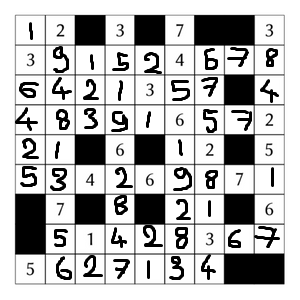
#> input picture grids-png/grille_2.jpeg, 300 x 300 px
$ python -i grid_reader.py   (imports and definitions only)
#> lines starting #> are read from the running program, lines starting #| are printed output that depends on the picture; after the words box and inside, x2 and y2 are one past the last pixel; in counts of white or black regions, pixels touching at a corner belong together
import os
import cv2
import numpy as np
import pytesseract

from sklearn.cluster import KMeans


pytesseract.pytesseract.tesseract_cmd = r'C:/Program Files/Tesseract-OCR/tesseract.exe'  # Ajuste le chemin si nécessaire

save_path = 'cells_images'

# [2 lines not run here, left out]

class TraitementImage():
    def __init__(self, image_path) -> None:
#> called with image_path = '../grids-png/grille_2.jpeg'
        self.image_path = image_path
        self.image = cv2.imread(self.image_path, 0)
#> self.image is the input picture: shape (300, 300); min 0, max 255, mean 186.3
        self.image_dimensions = self.image.shape
        self.image_black_and_white = cv2.threshold(self.image, 200, 255, cv2.THRESH_BINARY)[1]
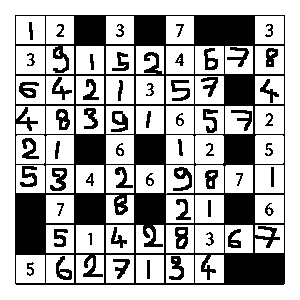
#> self.image_black_and_white: shape (300, 300); 68.5% white; 59 black regions

        self.color_image = cv2.cvtColor(self.image, cv2.COLOR_GRAY2BGR)

        self.FindCells(self.image_black_and_white)
        contour_image = cv2.drawContours(self.color_image.copy(), self.contours, -1, (255,0,0), 2)

        self.grid_dimension = self.FindMax()
        self.columns = self.classify_lines(self.cells_X, int(self.grid_dimension))
        self.rows = self.classify_lines(self.cells_Y, int(self.grid_dimension))

        self.grid_matrix = np.full((self.grid_dimension, self.grid_dimension), -1)

        for i in range(len(self.cells)):
            self.grid_matrix[self.rows[i]][self.columns[i]] = 0

        self.check_cells_color()
        self.read_cells_tesseract()

        # cv2.imshow('Grey Scaled', contour_image)
        # cv2.waitKey(0)

    def FindCells(self, image):
        self.contours, _ = cv2.findContours(image, cv2.RETR_TREE, cv2.CHAIN_APPROX_SIMPLE)
#> self.contours = 152 contours, 23 with area under 20; largest, box (x1, y1, x2, y2) and area: (0, 0, 300, 300) 89401, (14, 14, 286, 286) 73436, (255, 135, 284, 164) 782, (16, 135, 45, 164) 782, (195, 135, 224, 164) 782

        self.cells = []
        self.cell_images = []

        for cnt in self.contours:
            x, y, w, h = cv2.boundingRect(cnt)

            aspect_ratio = w/h

            area = cv2.contourArea(cnt)

            if 0.9 <= aspect_ratio <=1.1 and area>100 and w < self.image_dimensions[0]/3:
                self.cells.append(cnt)
#> this loop made 152 passes
#> (x, y, w, h, aspect_ratio, area) on passes 2, 3, 5: (14, 14, 272, 272, 1, 73436), (195, 255, 29, 28, 1.04, 574.5), (168, 255, 17, 26, 0.654, 238)
#> after the loop, self.cells = 70 contours; largest, box (x1, y1, x2, y2) and area: (255, 135, 284, 164) 782, (16, 135, 45, 164) 782, (195, 135, 224, 164) 782, (16, 255, 45, 283) 756, (195, 225, 224, 253) 756

        # Creation des images et enregistrement

        for idx, contour in enumerate(self.cells):
            x, y, w, h = cv2.boundingRect(contour)
            cell = image[y:y+h, x:x+w]
            self.cell_images.append(cell)
#> this loop made 70 passes
#> contour on passes 26, 27, 28, 33, 36, 37, 39, 40: [[106, 165], [106, 192], [133, 192], [133, 165]], [[76, 165], [76, 192], [103, 192], [103, 165]], [[46, 165], [46, 192], [73, 192], [73, 165]], [[106, 135], [106, 163], [133, 163], [133, 135]], [[255, 106], [255, 133], [283, 133], [283, 106]], [[225, 106], [225, 133], [252, 133], [252, 106]], [[195, 106], [195, 133], [223, 133], [223, 106]], [[166, 106], [166, 133], [193, 133], [193, 106]]
#> pass 1, in FindCells, `cell = image[y:y+h, x:x+w]`:
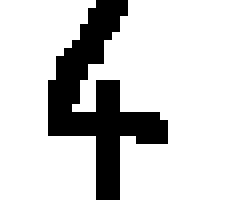
#> cell: shape (28, 29) (shown 8 times larger); 82.3% white; 1 black region, box (x1, y1, x2, y2) and area: (6, 0, 21, 25) 144
#> pass 2, in FindCells, `cell = image[y:y+h, x:x+w]`:
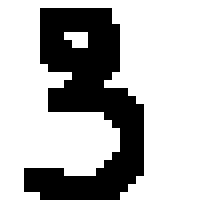
#> cell: shape (28, 28) (shown 8 times larger); 75.8% white; 1 black region, box (x1, y1, x2, y2) and area: (3, 1, 18, 25) 190
#> pass 3, in FindCells, `cell = image[y:y+h, x:x+w]`:
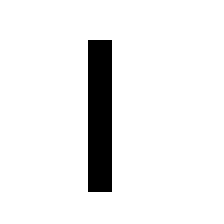
#> cell: shape (28, 28) (shown 8 times larger); 92.7% white; 1 black region, box (x1, y1, x2, y2) and area: (11, 5, 14, 24) 57
#> in __init__, `contour_image = cv2.drawContours(self.color_image.copy(), self.contour..`:
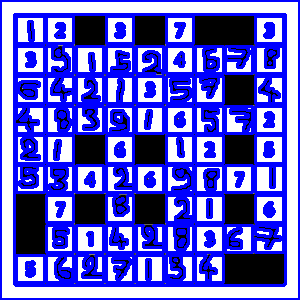
#> contour_image: shape (300, 300, 3); mean B, G, R 210.1, 95.5, 95.5

            # Sauvegarde de l'image de la cellule
        #     cv2.imwrite(os.path.join(save_path, f'cell_{idx}.png'), cell)
        # print('len cells : ', len(self.cells))

        return self.contours

    def GetNumberOnSameLine(self, x, L, seuil):
        SameLineElements = []

        for i in range(len(L)):

            if ((L[i] - seuil < x) and (L[i] + seuil > x)):
                SameLineElements.append(i)

        return(len(SameLineElements))

    def FindMax(self):
        self.cells_X = [float(cv2.boundingRect(i)[0]) for i in self.cells]
        self.cells_Y = [float(cv2.boundingRect(i)[1]) for i in self.cells]

        line_lenghts = []

        for cell in self.cells:
            x = cv2.boundingRect(cell)[0]
            y = cv2.boundingRect(cell)[1]
            line_lenghts.append(self.GetNumberOnSameLine(x, self.cells_X, 15))
            line_lenghts.append(self.GetNumberOnSameLine(y, self.cells_Y, 15))
#> this loop made 70 passes
#> cell on passes 2, 3, 4, 6, 7, 9, 10, 11: [[166, 255], [166, 282], [193, 282], [193, 255]], [[136, 255], [136, 282], [163, 282], [163, 255]], [[106, 255], [106, 282], [133, 282], [133, 255]], [[46, 255], [46, 282], [73, 282], [73, 255]], [[16, 255], [16, 282], [44, 282], [44, 255]], [[225, 225], [225, 252], [252, 252], [252, 225]], [[195, 225], [195, 252], [223, 252], [223, 225]], [[166, 225], [166, 252], [193, 252], [193, 225]]

        return(max(line_lenghts))

    def classify_lines(self, x_coords, n_clusters):
#> called with n_clusters = 11
        x_coords = np.array(x_coords).reshape(-1, 1)
        kmeans = KMeans(n_clusters=n_clusters, n_init=10)
        kmeans.fit(x_coords)
        labels = kmeans.labels_

        # Création d'un dictionnaire pour mapper l'abscisse médiane à l'étiquette de la colonne
        median_map = {}
        for label in set(labels):
            median_map[label] = np.median(x_coords[labels == label])
#> this loop made 11 passes
#> the loop in classify_lines (call 2), `for label in set(labels):` made 11 passes
#> the loop in __init__, `for i in range(len(self.cells)):` made 70 passes

        # Tri des labels en fonction de leur abscisse médiane
        sorted_labels = sorted(median_map, key=median_map.get)

        # Remplacement des labels par des numéros de colonne triés
        column_numbers = [sorted_labels.index(label) for label in labels]

        return np.array(column_numbers)

    def check_cells_color(self):
        self.cells_to_read_idxs = []
        for i in range(len(self.cell_images)):


            # Obtient les dimensions
            h, w = self.cell_images[i].shape

            # Calcule les nouvelles dimensions
            new_h = int(0.1 * h)
            new_w = int(0.1 * w)


            self.cell_images[i] = self.cell_images[i][new_h:h-new_h, new_w:w-new_w]

            if np.mean(self.cell_images[i])>245:
                self.grid_matrix[self.rows[i]][self.columns[i]] = 0
            else:
                self.cells_to_read_idxs.append(i)
#> this loop made 70 passes

    def read_cells_tesseract(self):
        for i in self.cells_to_read_idxs:
            # Seuillage pour améliorer la reconnaissance
            _, cell_thresh = cv2.threshold(self.cell_images[i], 0, 255, cv2.THRESH_BINARY_INV + cv2.THRESH_OTSU)

            kernel = np.ones((2,2),np.uint8)
            cell_thresh = cv2.morphologyEx(cell_thresh, cv2.MORPH_CLOSE, kernel)


            # Utilisation de Tesseract pour effectuer l'OCR
            text = pytesseract.image_to_string(cell_thresh, config='--psm 6')

            try:
                self.grid_matrix[self.rows[i]][self.columns[i]] = int(text)
            except ValueError:  # Pas de numéro reconnu
                print('Un chiffre a été mal lu par le programme ! Veuilliez modifier la valeur de la matrice à la main')
#> this loop made 1 pass
#> pass 1, in read_cells_tesseract, `_, cell_thresh = cv2.threshold(self.cell_images[i], 0, 255, cv2.THRESH..`:
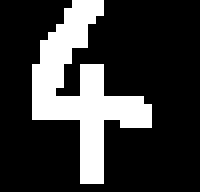
#> cell_thresh: shape (24, 25) (shown 8 times larger); 22.5% white; 1 white region, box (x1, y1, x2, y2) and area: (4, 0, 19, 23) 135
#> pass 1, in read_cells_tesseract, `cell_thresh = cv2.morphologyEx(cell_thresh, cv2.MORPH_CLOSE, kernel)`:
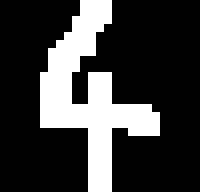
#> cell_thresh: shape (24, 25) (shown 8 times larger); 23.3% white; 1 white region, box (x1, y1, x2, y2) and area: (5, 0, 20, 24) 140

>>> result = TraitementImage('../grids-png/grille_2.jpeg').FindMax()
#> (the call stopped at in read_cells_tesseract, `text = pytesseract.image_to_string(cell_thresh, config='--psm 6')`: pytesseract is not available in this run)
#> the loop in FindMax (call 2), `for cell in self.cells:` made 70 passes

$ run again, on grids-png/grille_1.png
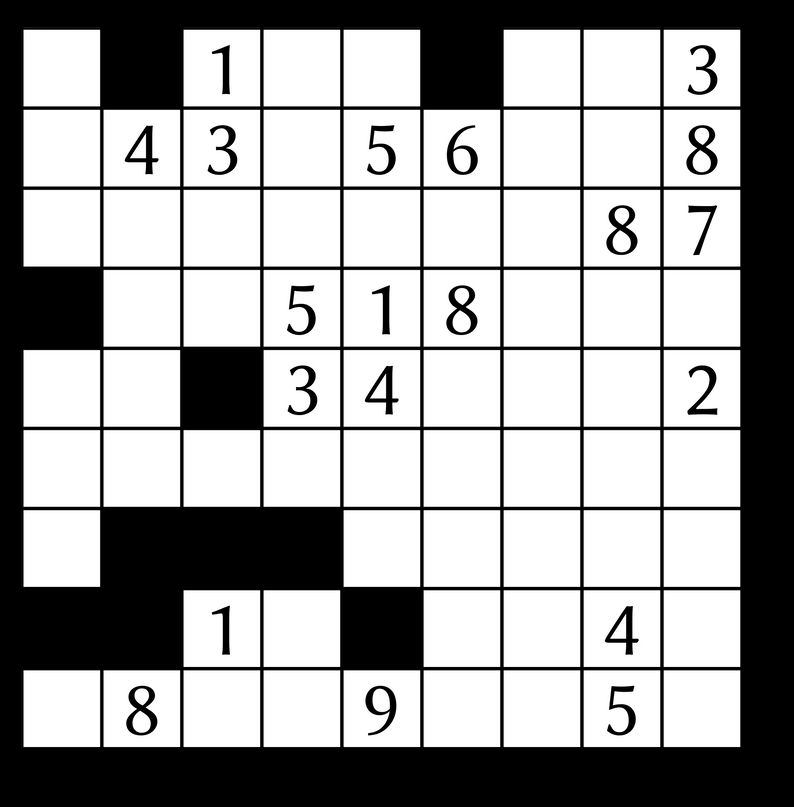
#> input picture grids-png/grille_1.png, 794 x 807 px
#> in __init__, self.image is the input picture: shape (807, 794); min 0, max 255, mean 161.9
#> in __init__, `self.image_black_and_white = cv2.threshold(self.image, 200, 255, cv2.T..`:
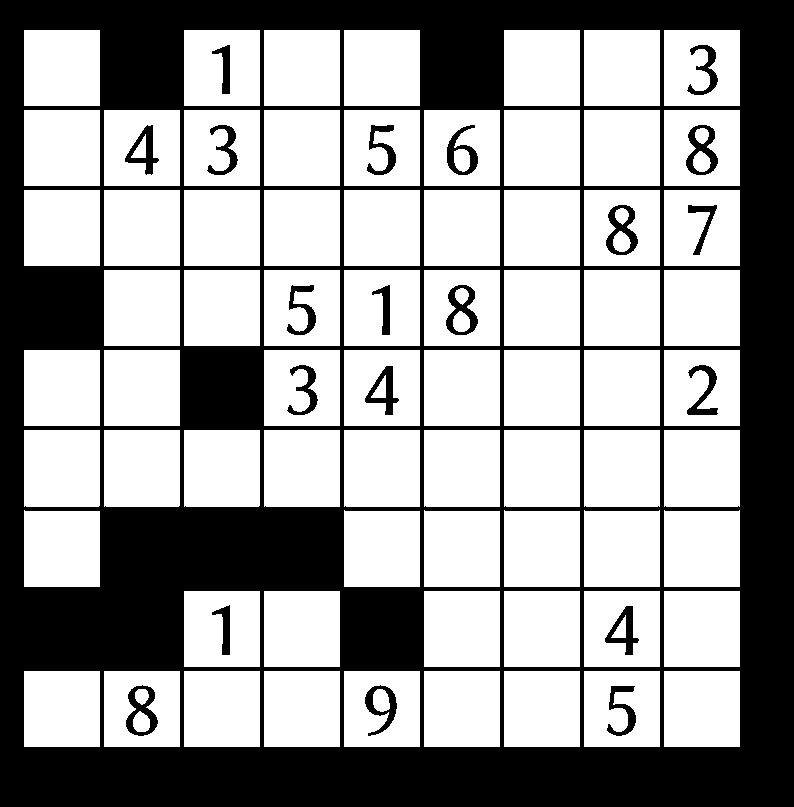
#> self.image_black_and_white: shape (807, 794); 62.3% white; 21 black regions
#> self.contours = 104 contours; largest, box (x1, y1, x2, y2) and area: (504, 430, 580, 507) 5699, (424, 430, 500, 507) 5699, (344, 430, 420, 507) 5699, (264, 430, 340, 507) 5699, (184, 430, 260, 507) 5698
#> the loop in FindCells, `for cnt in self.contours:` made 104 passes
#> (x, y, w, h, aspect_ratio, area) on passes 3, 7, 8, 12, 13, 14, 18, 19: (606, 685, 31, 52, 0.596, 658.5), (364, 684, 34, 53, 0.642, 997.5), (373, 689, 17, 23, 0.739, 286), (125, 684, 34, 53, 0.642, 1239.5), (133, 711, 17, 21, 0.81, 251), (135, 689, 14, 16, 0.875, 151), (604, 605, 36, 51, 0.706, 872), (611, 615, 15, 23, 0.652, 151)
#> after the loop in FindCells, `for cnt in self.contours:`: self.cells = 71 contours; largest, box (x1, y1, x2, y2) and area: (504, 430, 580, 507) 5699, (424, 430, 500, 507) 5699, (344, 430, 420, 507) 5699, (264, 430, 340, 507) 5699, (184, 430, 260, 507) 5698
#> the loop in FindCells, `for idx, contour in enumerate(self.cells):` made 71 passes
#> (contour, x, y, h) on passes 1 to 7: ([[664, 671], [664, 746], [739, 746], [739, 671]], 664, 671, 76), ([[584, 671], [584, 746], [659, 746], [659, 671]], 584, 671, 76), ([[504, 671], [504, 746], [579, 746], [579, 671]], 504, 671, 76), ([[424, 671], [424, 746], [499, 746], [499, 671]], 424, 671, 76), ([[344, 671], [344, 746], [419, 746], [419, 671]], 344, 671, 76), ([[264, 671], [264, 746], [339, 746], [339, 671]], 264, 671, 76), ([[184, 671], [184, 746], [259, 746], [259, 671]], 184, 671, 76)
#> the loop in FindMax, `for cell in self.cells:` made 71 passes
#> cell on passes 1 to 8: [[664, 671], [664, 746], [739, 746], [739, 671]], [[584, 671], [584, 746], [659, 746], [659, 671]], [[504, 671], [504, 746], [579, 746], [579, 671]], [[424, 671], [424, 746], [499, 746], [499, 671]], [[344, 671], [344, 746], [419, 746], [419, 671]], [[264, 671], [264, 746], [339, 746], [339, 671]], [[184, 671], [184, 746], [259, 746], [259, 671]], [[104, 671], [104, 746], [179, 746], [179, 671]]
#> the loop in classify_lines, `for label in set(labels):` made 9 passes
#> the loop in classify_lines (call 2), `for label in set(labels):` made 9 passes
#> the loop in __init__, `for i in range(len(self.cells)):` made 71 passes
#> the loop in check_cells_color, `for i in range(len(self.cell_images)):` made 71 passes
#> the loop in read_cells_tesseract, `for i in self.cells_to_read_idxs:` made 1 pass
#> pass 1, in read_cells_tesseract, `cell_thresh = cv2.morphologyEx(cell_thresh, cv2.MORPH_CLOSE, kernel)`:
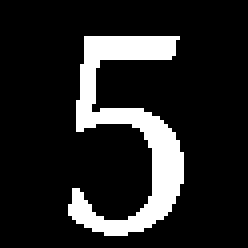
#> cell_thresh: shape (62, 62) (shown 4 times larger); 14.4% white; 1 white region, box (x1, y1, x2, y2) and area: (17, 9, 46, 59) 554
#> the loop in FindMax (call 2), `for cell in self.cells:` made 71 passes

$ run again, on grids-png/grille_3.png
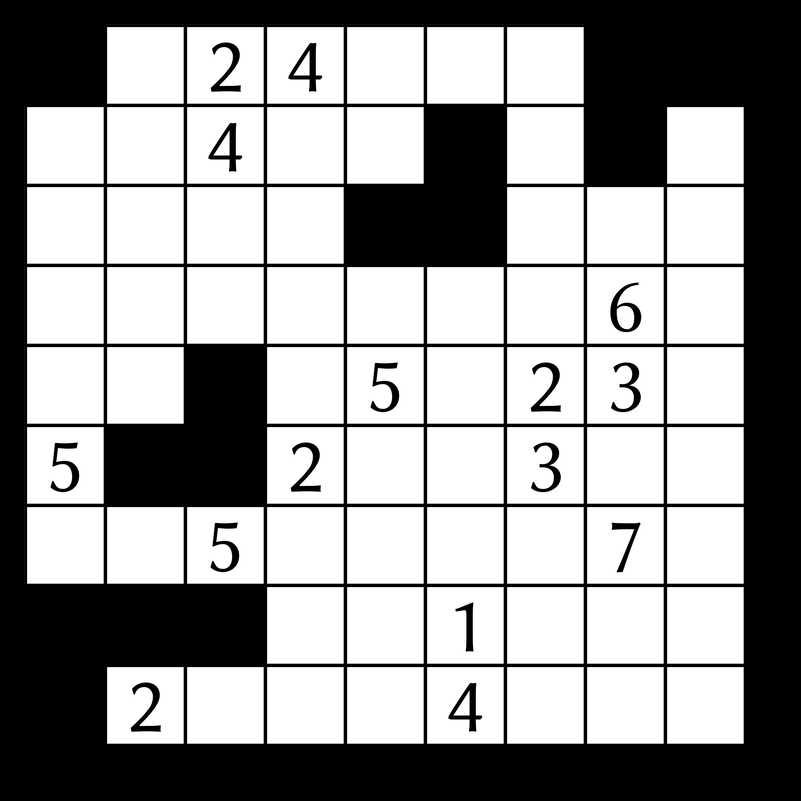
#> input picture grids-png/grille_3.png, 801 x 801 px
#> in __init__, self.image is the input picture: shape (801, 801); min 0, max 255, mean 153.1
#> in __init__, `self.image_black_and_white = cv2.threshold(self.image, 200, 255, cv2.T..`:
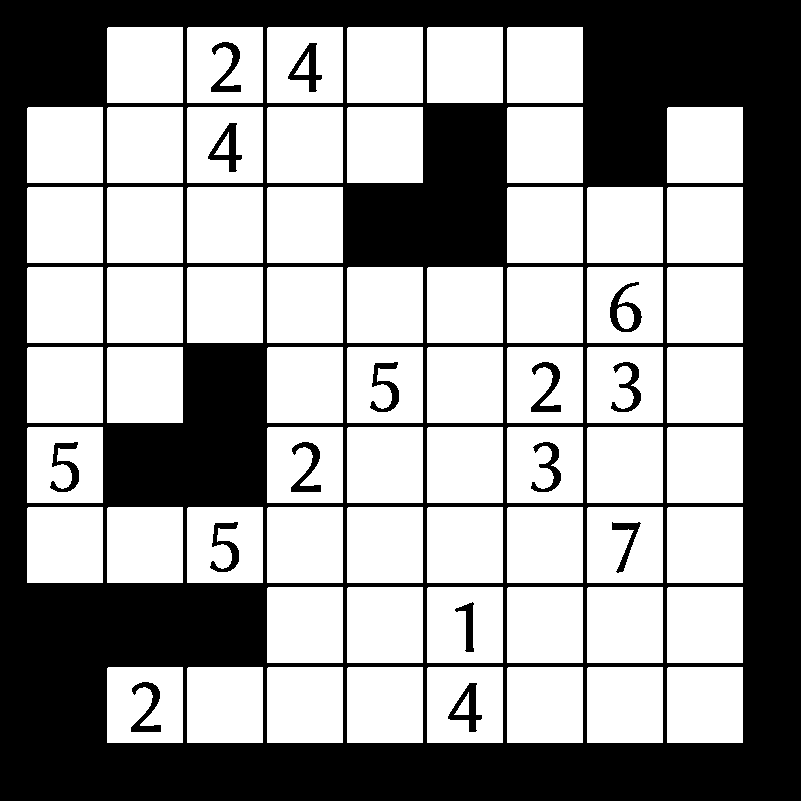
#> self.image_black_and_white: shape (801, 801); 59% white; 16 black regions
#> self.contours = 86 contours; largest, box (x1, y1, x2, y2) and area: (667, 667, 743, 743) 5624, (587, 667, 663, 743) 5624, (507, 667, 583, 743) 5624, (427, 667, 503, 743) 5624, (347, 667, 423, 743) 5624
#> the loop in FindCells, `for cnt in self.contours:` made 86 passes
#> (x, y, w, h, aspect_ratio, area) on passes 1 to 8: (667, 667, 76, 76, 1, 5624.5), (587, 667, 76, 76, 1, 5624.5), (507, 667, 76, 76, 1, 5624.5), (427, 667, 76, 76, 1, 5624.5), (447, 682, 36, 51, 0.706, 863.5), (454, 692, 15, 23, 0.652, 145), (347, 667, 76, 76, 1, 5624.5), (267, 667, 76, 76, 1, 5624.5)
#> after the loop in FindCells, `for cnt in self.contours:`: self.cells = 67 contours; largest, box (x1, y1, x2, y2) and area: (667, 667, 743, 743) 5624, (587, 667, 663, 743) 5624, (507, 667, 583, 743) 5624, (427, 667, 503, 743) 5624, (347, 667, 423, 743) 5624
#> the loop in FindCells, `for idx, contour in enumerate(self.cells):` made 67 passes
#> (x, y) on passes 1 to 8: (667, 667), (587, 667), (507, 667), (427, 667), (347, 667), (267, 667), (187, 667), (107, 667)
#> the loop in FindMax, `for cell in self.cells:` made 67 passes
#> the loop in classify_lines, `for label in set(labels):` made 9 passes
#> the loop in classify_lines (call 2), `for label in set(labels):` made 9 passes
#> the loop in __init__, `for i in range(len(self.cells)):` made 67 passes
#> the loop in check_cells_color, `for i in range(len(self.cell_images)):` made 67 passes
#> the loop in read_cells_tesseract, `for i in self.cells_to_read_idxs:` made 1 pass
#> i on pass 1: 3
#> pass 1, in read_cells_tesseract, `cell_thresh = cv2.morphologyEx(cell_thresh, cv2.MORPH_CLOSE, kernel)`:
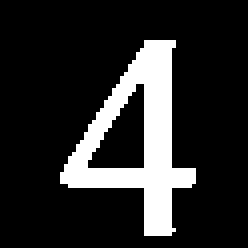
#> cell_thresh: shape (62, 62) (shown 4 times larger); 16.2% white; 1 white region, box (x1, y1, x2, y2) and area: (15, 10, 49, 59) 622
#> the loop in FindMax (call 2), `for cell in self.cells:` made 67 passes
